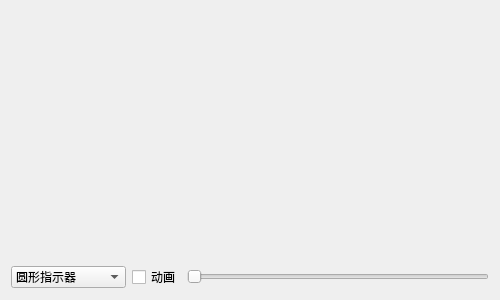
<?xml version="1.0" encoding="UTF-8"?>
<ui version="4.0">
 <class>frmGaugeColor</class>
 <widget class="QWidget" name="frmGaugeColor">
  <property name="geometry">
   <rect>
    <x>0</x>
    <y>0</y>
    <width>500</width>
    <height>300</height>
   </rect>
  </property>
  <property name="windowTitle">
   <string>Form</string>
  </property>
  <layout class="QVBoxLayout" name="verticalLayout">
   <item>
    <widget class="GaugeColor" name="gaugeColor" native="true">
     <property name="sizePolicy">
      <sizepolicy hsizetype="Preferred" vsizetype="Expanding">
       <horstretch>0</horstretch>
       <verstretch>0</verstretch>
      </sizepolicy>
     </property>
    </widget>
   </item>
   <item>
    <layout class="QHBoxLayout" name="horizontalLayout">
     <item>
      <widget class="QComboBox" name="cboxPointerStyle">
       <property name="minimumSize">
        <size>
         <width>110</width>
         <height>0</height>
        </size>
       </property>
       <item>
        <property name="text">
         <string>圆形指示器</string>
        </property>
       </item>
       <item>
        <property name="text">
         <string>指针指示器</string>
        </property>
       </item>
       <item>
        <property name="text">
         <string>圆角指针指示器</string>
        </property>
       </item>
       <item>
        <property name="text">
         <string>三角形指示器</string>
        </property>
       </item>
      </widget>
     </item>
     <item>
      <widget class="QCheckBox" name="ckAnimation">
       <property name="text">
        <string>动画</string>
       </property>
      </widget>
     </item>
     <item>
      <widget class="QSlider" name="horizontalSlider">
       <property name="maximum">
        <number>100</number>
       </property>
       <property name="orientation">
        <enum>Qt::Horizontal</enum>
       </property>
      </widget>
     </item>
    </layout>
   </item>
  </layout>
 </widget>
 <customwidgets>
  <customwidget>
   <class>GaugeColor</class>
   <extends>QWidget</extends>
   <header>gaugecolor.h</header>
  </customwidget>
 </customwidgets>
 <resources/>
 <connections/>
</ui>
